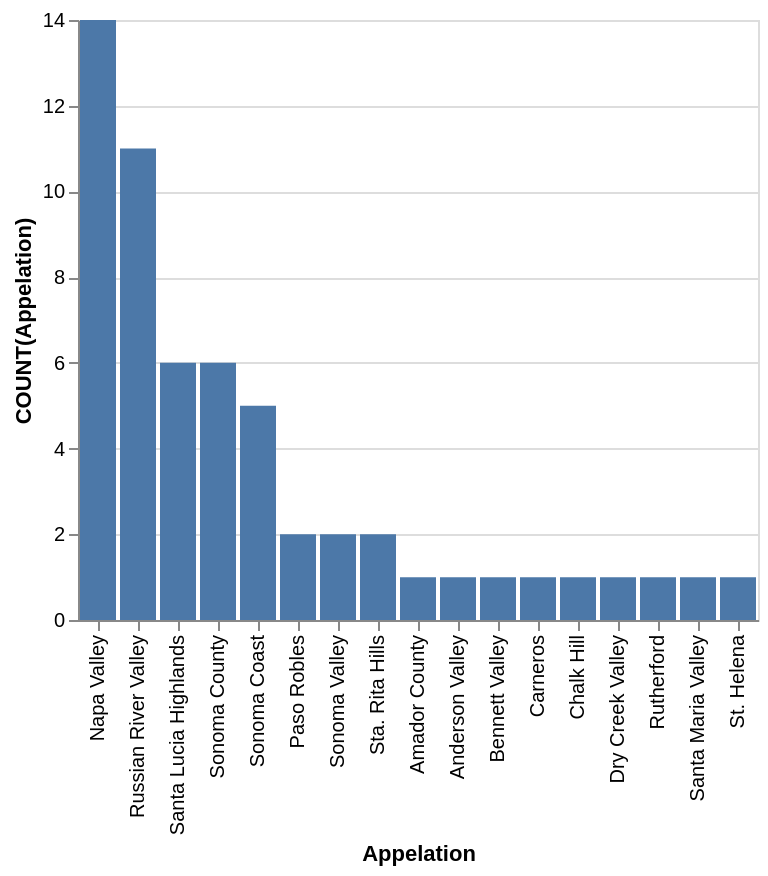

This figure's Vega-Lite source:
### Vega-Lite specification from a JSON file in a GitHub repository (floating-point values rounded to 4 significant figures)
{"data": {"values": [{"x_data": "Amador County", "y_data": 1}, {"x_data": "Anderson Valley", "y_data": 1}, {"x_data": "Bennett Valley", "y_data": 1}, {"x_data": "Carneros", "y_data": 1}, {"x_data": "Chalk Hill", "y_data": 1}, {"x_data": "Dry Creek Valley", "y_data": 1}, {"x_data": "Napa Valley", "y_data": 14}, {"x_data": "Paso Robles", "y_data": 2}, {"x_data": "Russian River Valley", "y_data": 11}, {"x_data": "Rutherford", "y_data": 1}, {"x_data": "Santa Lucia Highlands", "y_data": 6}, {"x_data": "Santa Maria Valley", "y_data": 1}, {"x_data": "Sonoma Coast", "y_data": 5}, {"x_data": "Sonoma County", "y_data": 6}, {"x_data": "Sonoma Valley", "y_data": 2}, {"x_data": "St. Helena", "y_data": 1}, {"x_data": "Sta. Rita Hills", "y_data": 2}]}, "mark": "bar", "encoding": {"x": {"field": "x_data", "type": "nominal", "title": "Appelation", "sort": {"op": "sum", "field": "y_data", "order": "descending"}}, "y": {"field": "y_data", "type": "quantitative", "title": "COUNT(Appelation)"}}}
